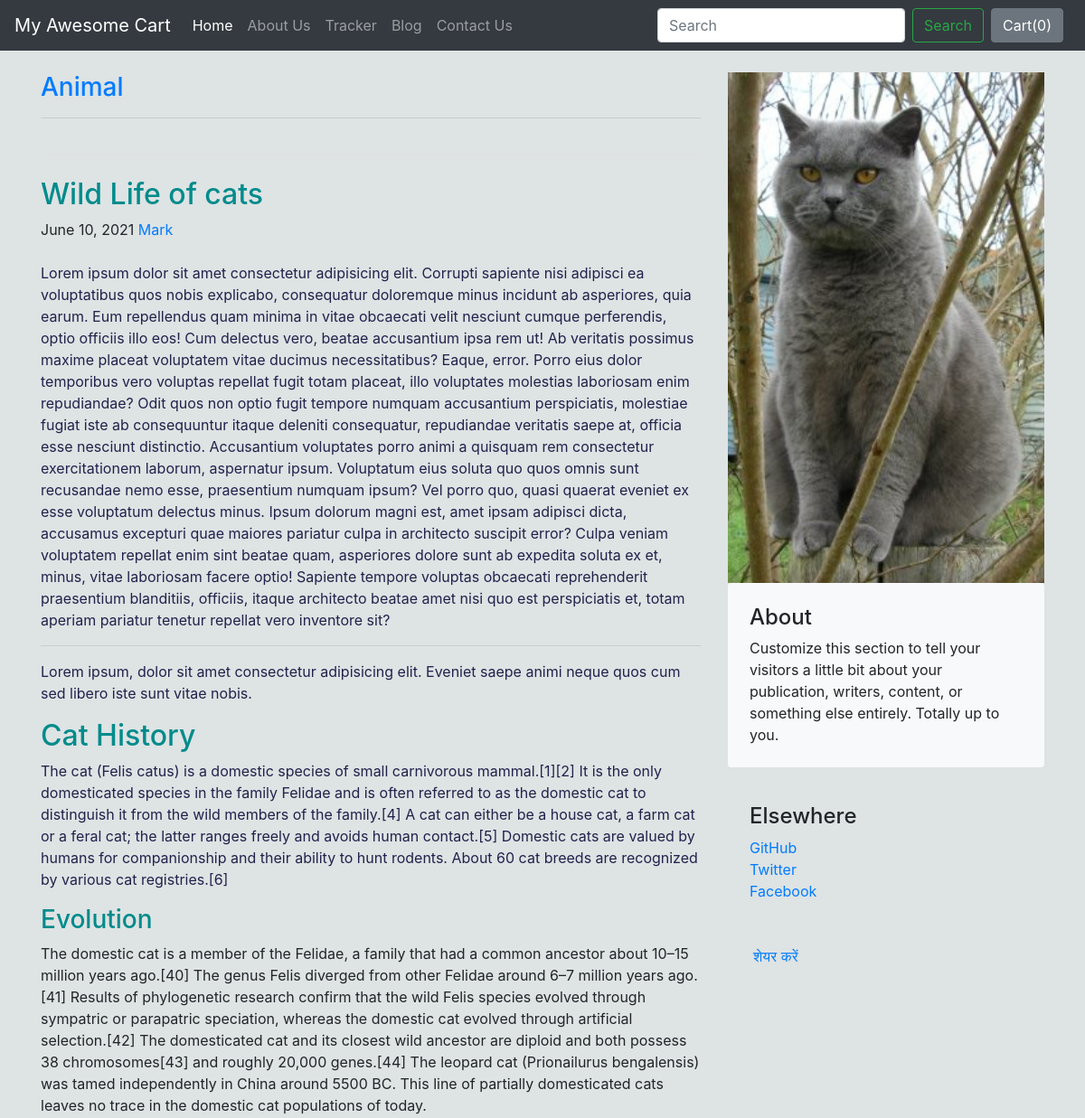
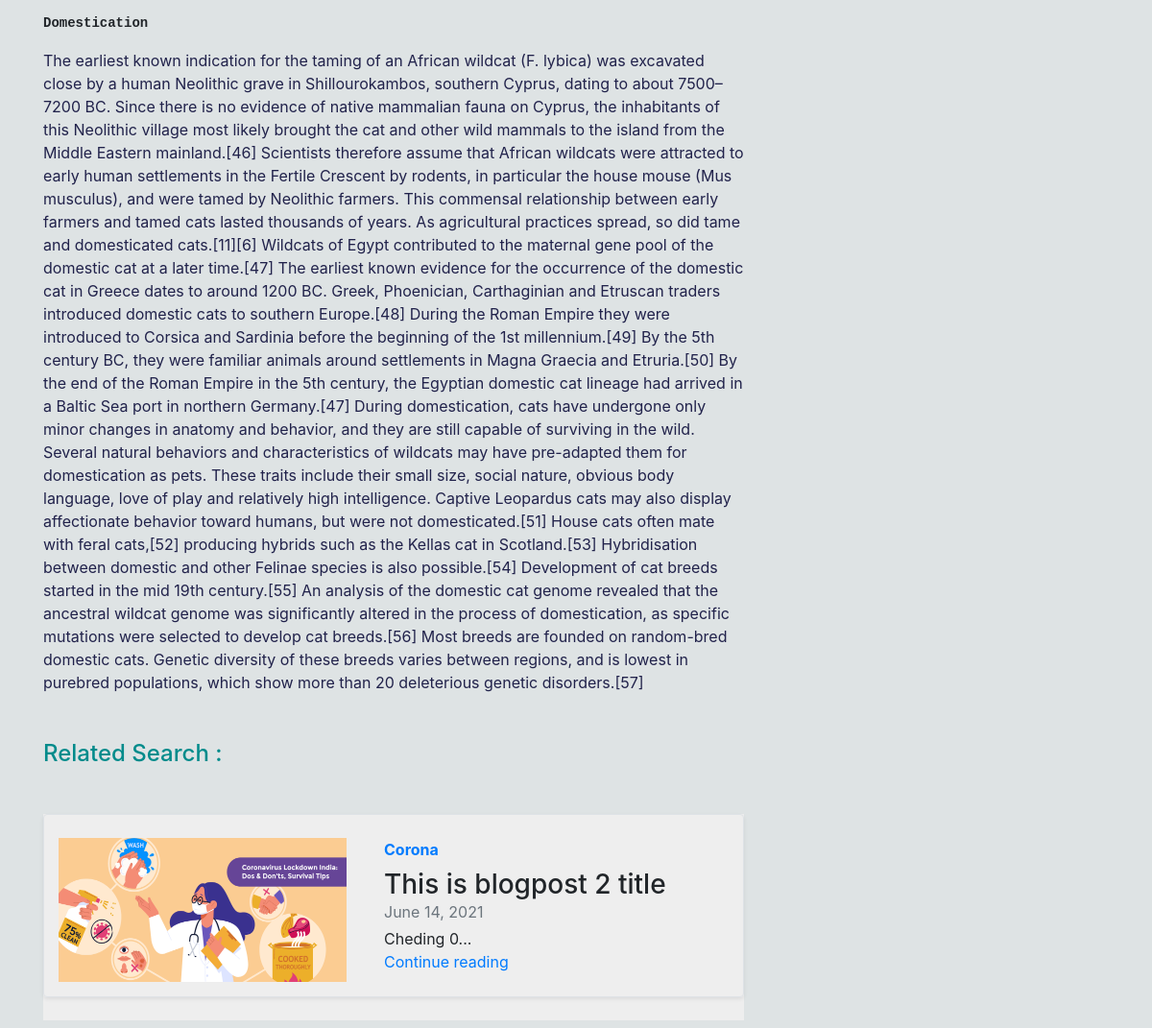
The page /blog/blogpost/1 on the database its author committed (2 pictures, top to bottom).
### blog/models.py (models this page shows, shortened)
class Blogpost (models.Model):
    post_id = models.AutoField(primary_key=True) #auto incremented key {as primary key is not st so it will make an idkey as id}
    title = models.CharField(max_length=50)  # assuming that product name will not go more than 50 length
    topic = models.CharField(max_length=20,default= "")
    head0 = models.CharField(max_length=500,default="")
    chead0 = models.CharField(max_length=5000,default="")
    head1 = models.CharField(max_length=500,default="")
    chead1 = models.CharField(max_length=5000,default="")
    head2 = models.CharField(max_length=500,default="")
    chead2 = models.CharField(max_length=5000,default="")
    pub_date = models.DateField(default=timezone.now)
    thumnbnaile = models.ImageField(upload_to = 'shop/images',default = "")

### blog/views.py (the view)
# urls.py: path("blogpost/<int:blogid>", views.blogPost, name="blogPost"),
def blogPost(request, blogid):
    relatedBlogDetails = []
    blogdetails = Blogpost.objects.filter(post_id=blogid)
    relatedBlogDetails.append(Blogpost.objects.filter(post_id=blogid - 1))
    relatedBlogDetails.append(Blogpost.objects.filter(post_id=blogid + 1))
    return render(
        request,
        "blog/blogpost.html",
        {"BlogDetails": blogdetails[0], "RelatedBlogDetails1": relatedBlogDetails},
    )

### blog/templates/blog/blogpost.html (shortened to what this page needs)
{%extends 'blog/basic.html'%}
{% block body %}
<div class="container mt-4">
  <div class="row g-5">
    <div class="col-md-8">
      <h3 class="pb-4 mb-4 fst-italic border-bottom text-primary">
        {{BlogDetails.topic}}
        <hr>
      </h3>
      <article class="blog-post ">
        <h2 class="blog-post-title settitle settitle">{{BlogDetails.title}}</h2>
        <p class="blog-post-meta"> {{BlogDetails.pub_date}} <a href="#">Mark</a></p>
        <p class="setsimpletext">Lorem ipsum dolor sit amet consectetur adipisicing elit. Corrupti sapiente nisi
          adipisci ea voluptatibus quos nobis explicabo, consequatur doloremque minus incidunt ab asperiores, quia
          earum. Eum repellendus quam minima in vitae obcaecati velit nesciunt cumque perferendis, optio officiis illo
          eos! Cum delectus vero, beatae accusantium ipsa rem ut! Ab veritatis possimus maxime placeat voluptatem vitae
          ducimus necessitatibus? Eaque, error. Porro eius dolor temporibus vero voluptas repellat fugit totam placeat,
          illo voluptates molestias laboriosam enim repudiandae? Odit quos non optio fugit tempore numquam accusantium
          perspiciatis, molestiae fugiat iste ab consequuntur itaque deleniti consequatur, repudiandae veritatis saepe
          at, officia esse nesciunt distinctio. Accusantium voluptates porro animi a quisquam rem consectetur
          exercitationem laborum, aspernatur ipsum. Voluptatum eius soluta quo quos omnis sunt recusandae nemo esse,
          praesentium numquam ipsum? Vel porro quo, quasi quaerat eveniet ex esse voluptatum delectus minus. Ipsum
          dolorum magni est, amet ipsam adipisci dicta, accusamus excepturi quae maiores pariatur culpa in architecto
          suscipit error? Culpa veniam voluptatem repellat enim sint beatae quam, asperiores dolore sunt ab expedita
          soluta ex et, minus, vitae laboriosam facere optio! Sapiente tempore voluptas obcaecati reprehenderit
          praesentium blanditiis, officiis, itaque architecto beatae amet nisi quo est perspiciatis et, totam aperiam
          pariatur tenetur repellat vero inventore sit?</p>
        <hr>
        <p class="setsimpletext">Lorem ipsum, dolor sit amet consectetur adipisicing elit. Eveniet saepe animi neque
          quos cum sed libero iste sunt vitae nobis.</p>
        <h2 class="settitle">{{BlogDetails.head0}}</h2>
        <p class="setsimpletext">{{BlogDetails.chead0}}</p>
        <h3 class="settitle">{{BlogDetails.head1}}</h3>
        <p>{{BlogDetails.chead1}}</p>
        <pre><code><strong>{{BlogDetails.head2}}</strong></code></pre>
        <p class="setsimpletext">{{BlogDetails.chead2}}</p>
      </article>
      <h4 class="settitle my-5">Related Search :</h4>
      {% for RelatedBlogDetails in RelatedBlogDetails1 %}
      <div class="container containerbg">
        {% for i in RelatedBlogDetails %}
        <div class="row mb-2">
          <div class="col-md-12">
            <div class="row g-0 border rounded overflow-hidden flex-md-row mb-4 shadow-sm h-md-250 position-relative">
              <div class="col-auto d-none d-lg-block mt-4">
                <img src="/media/{{i.thumnbnaile}}" alt="Not found" class="bd-placeholder-img" width="300" height="150">
              </div>
              <div class="col p-4 d-flex flex-column position-static">
                <strong class="d-inline-block mb-2 text-primary">{{i.topic}}</strong>
                <h3 class="mb-0">{{i.title}}</h3>
                <div class="mb-1 text-muted">{{i.pub_date}}</div>
                <p class="card-text mb-auto">{{i.chead0|slice:"0:70"}}...</p>
                <a href="/blog/blogpost/{{i.post_id}}" class="stretched-link">Continue reading</a>
              </div>
            </div>
          </div>
        </div>
        {% endfor %}
      </div>
      {% endfor %}
    </div>
    <div class="col-md-4">
      <div class="position-sticky" style="top: 2rem;">
        <img src="/media/{{BlogDetails.thumnbnaile}}" alt="Not found" width="350px" height="auto">
        <div class="p-4 mb-3 bg-light rounded">
          <h4 class="fst-italic">About</h4>
          <p class="mb-0">Customize this section to tell your visitors a little bit about your publication, writers,
            content, or something else entirely. Totally up to you.</p>
          </div>
          <div class="p-4">
            <h4 class="fst-italic">Elsewhere</h4>
            <ol class="list-unstyled">
              <li><a href="#">GitHub</a></li>
              <li><a href="#">Twitter</a></li>
              <li><a href="#">Facebook</a></li>
              <div class="fb-share-button my-5 mx-1 " data-href="http://127.0.0.1:8000/blog/blogpost/3" data-layout="button_count"
                data-size="large"><a target="_blank"
                  href="https://www.facebook.com/sharer/sharer.php?u=http%3A%2F%2F127.0.0.1%3A8000%2Fblog%2Fblogpost%2F3&amp;src=sdkpreparse"
                  class="fb-xfbml-parse-ignore">शेयर करें</a></div>
          </ol>
        </div>
      </div>
    </div>
  </div>
</div>
{% endblock %}

### blog/templates/blog/basic.html (style rules this page uses)
body { background: #dee3e4; }

### blog/templates/blog/blogpost.html (style rules this page uses)
.settitle { color: darkcyan; }
.setsimpletext { color: #21224b; }
.containerbg { background: rgb(238, 238, 238); padding-bottom: -30px; }

### rows shown on the page
Blogpost: topic "Animal", title "Wild Life of cats", pub_date "June 10, 2021", head0 "Cat History", chead0 "The cat (Felis catus) is a domestic species of small carnivorous mammal.[1][2] It is the only domesticated species in the family Felidae and is often referred to as the domestic cat to distinguish it from the wild members of the family.[4] A cat can either be a house cat, a farm cat or a feral cat; the latter ranges freely and avoids human contact.[5] Domestic cats are valued by humans for companionship and their ability to hunt rodents. About 60 cat breeds are recognized by various cat registries.[6]", head1 "Evolution", chead1 "The domestic cat is a member of the Felidae, a family that had a common ancestor about 10–15 million years ago.[40] The genus Felis diverged from other Felidae around 6–7 million years ago.[41] Results of phylogenetic research confirm that the wild Felis species evolved through sympatric or parapatric speciation, whereas the domestic cat evolved through artificial selection.[42] The domesticated cat and its closest wild ancestor are diploid and both possess 38 chromosomes[43] and roughly 20,000 genes.[44] The leopard cat (Prionailurus bengalensis) was tamed independently in China around 5500 BC. This line of partially domesticated cats leaves no trace in the domestic cat populations of…", head2 "Domestication", chead2 "The earliest known indication for the taming of an African wildcat (F. lybica) was excavated close by a human Neolithic grave in Shillourokambos, southern Cyprus, dating to about 7500–7200 BC. Since there is no evidence of native mammalian fauna on Cyprus, the inhabitants of this Neolithic village most likely brought the cat and other wild mammals to the island from the Middle Eastern mainland.[46] Scientists therefore assume that African wildcats were attracted to early human settlements in the Fertile Crescent by rodents, in particular the house mouse (Mus musculus), and were tamed by Neolithic farmers. This commensal relationship between early farmers and tamed cats lasted thousands of…", thumnbnaile (picture)
Blogpost: thumnbnaile (picture), topic "Corona", title "This is blogpost 2 title", pub_date "June 14, 2021", chead0 "Cheding 0"
